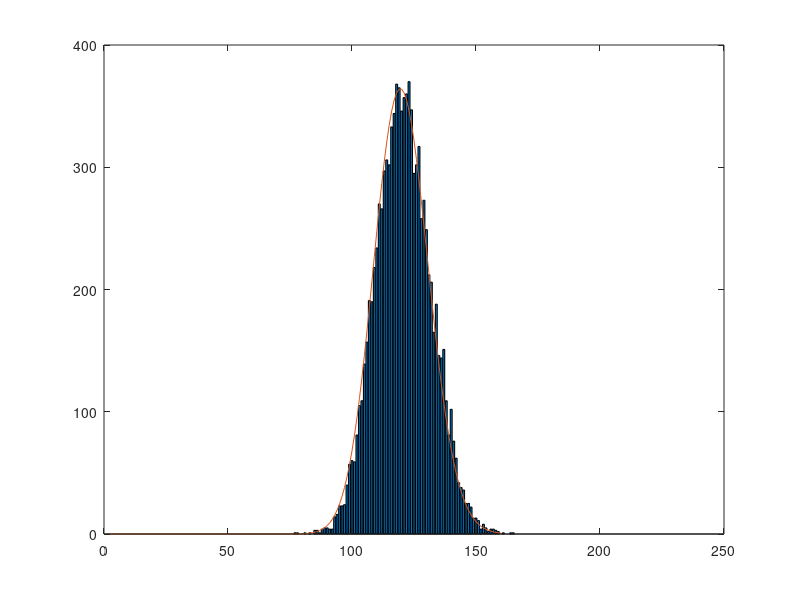

Write MATLAB code to recreate this figure.
clear;
round=10000;
lambda=120;
range=200;
p=exp(-lambda);
f=p;
count=zeros(1,range);

for k=1:round
    x=rand();
    for i=0:(range-1)
        if(x<f)
            count(i+1)=count(i+1)+1;
            x=rand();
            p=exp(-lambda);
            f=p;
            break;
        end
        p=lambda*p/(i+1);
        f=f+p;        
    end
end
figure(1)
bar(count)
hold
x=[];
for i=80:160
    x(i)=poisspdf(i,120);
end
x=x.*10000;
plot(x)

